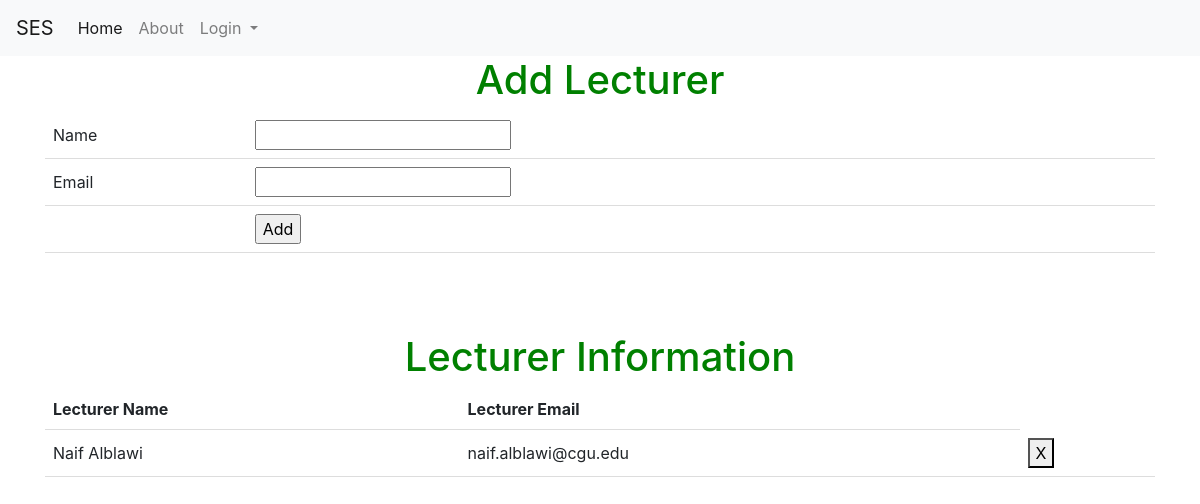
The app's page /saverecord, older data.
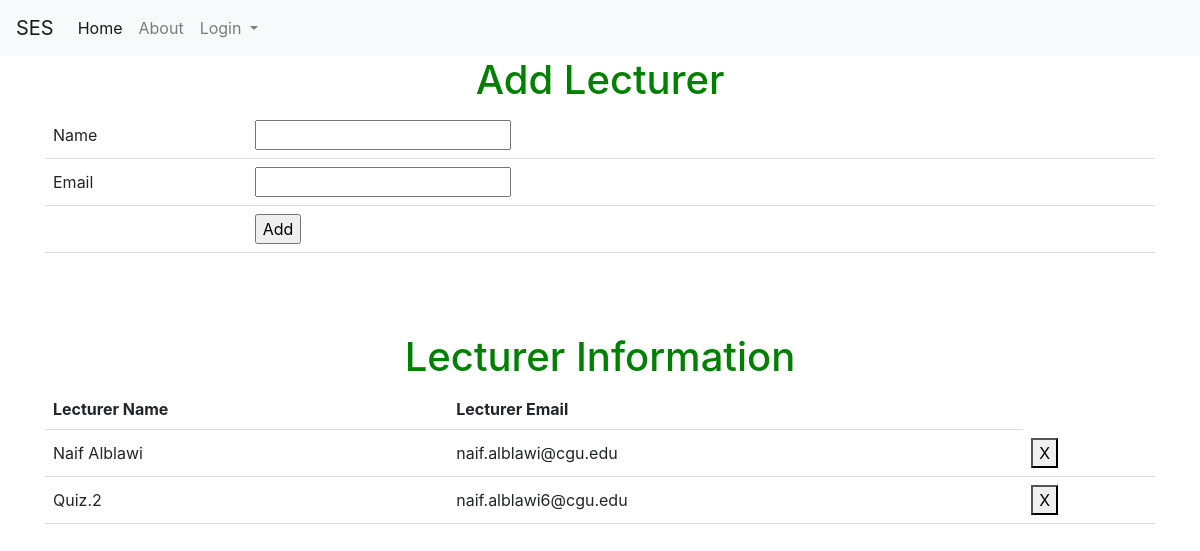
The same page, newer data.
### tables this page shows
CREATE TABLE lec (lec_id INTEGER PRIMARY KEY AUTOINCREMENT UNIQUE, lec_name CHAR, lec_email CHAR CONSTRAINT lec_id UNIQUE ON CONFLICT IGNORE);

### auth.py (the view, shortened to what this page needs)
@auth.route("/saverecord",methods = ["POST","GET"])
def saveRecord():
    if request.method=='GET':
        con = sqlite3.connect("instance/db.sqlite")
        cur = con.cursor()
        cur.execute("SELECT * FROM lec")
        data6 = cur.fetchall()
        return render_template('add_lec.html',data6=data6)
    return render_template("add_lec.html",data6=data6)

### templates/add_lec.html (shortened to what this page needs)
{% extends "base.html" %}
{% block content %}
<h1>Add Lecturer</h1>
 <form action = "/saverecord" method="post">
 <table>
  <tr><td>Name</td><td><input type="text" name="name" ></td></tr>
  <tr><td>Email</td><td><input type="email" name="email"></td></tr>
  <tr><td></td><td><input type="submit" value="Add"></td></tr>
 </table>
 <br> <h1>{{msg}}</h1><br><br>
 <h1>Lecturer Information</h1>
</form>
 <form method="post" action="/del_lec">
    <table id="table_to_highlight" style="width:100%">
        <thead>
          <tr>
            <th>Lecturer Name</th>
            <th>Lecturer Email</th>
          </tr>
          </thead>
          <tbody>
           {% for row in data6 %}
                  <tr>
                      <td>{{row[1]}}</td>
                      <td>{{row[2]}}</td>
                      <td><button class="bi bi-plus" type="submit" value="{{ row[0] }}" name="lecid">X</button></td>
                  </tr>
              {% endfor %}
          </tbody>
      </table>
 </form>
{% endblock %}

### templates/base.html (shortened to what this page needs)
<!DOCTYPE html>
<html>
<head>
    <link rel="stylesheet" href="https://cdn.jsdelivr.net/npm/bootstrap@4.3.1/dist/css/bootstrap.min.css">
    <link rel="stylesheet" href="https://cdnjs.cloudflare.com/ajax/libs/font-awesome/5.15.3/css/all.min.css">
    <link rel="stylesheet" href="https://mdbcdn.b-cdn.net/wp-content/themes/mdbootstrap4/docs-app/css/compiled-4.20.0.min.css">
</head>
<body>
<section class="hero is-fullheight" style="background-color:#ffffff;">
    <div>  <nav class="navbar navbar-expand-lg navbar-light bg-light">
        <a class="navbar-brand" href="{{ url_for('main.index') }}">SES</a>
        <div class="collapse navbar-collapse" id="navbarSupportedContent">
          <ul class="navbar-nav mr-auto">
            <li class="nav-item active">
              <a class="nav-link" href="{{ url_for('main.index') }}">Home <span class="sr-only">(current)</span></a>
            </li>
            <li class="nav-item">
              <a class="nav-link" href="{{ url_for('main.About') }}">About</a>
            </li>
            <li class="nav-item dropdown">
              <a class="nav-link dropdown-toggle" href="#" id="navbarDropdown" role="button" data-toggle="dropdown" aria-haspopup="true" aria-expanded="false">
                Login
              </a>
            </li>
        </div>
    </div>
    <div class="hero-body">
        <div class="container has-text-centered">
            {% block content %}{% endblock %}
        </div>
</section>
</body>
</html>

### templates/add_lec.html (style rules this page uses)
body { text-align: center; }
h1 { color: green; }
table { border-collapse: collapse; width: 100%; }
th, td { padding: 8px; text-align: left; border-bottom: 1px solid #ddd; }

Row changes from the older to the newer data that the page shows:
added lec: lec_name "Quiz.2", lec_email "naif.alblawi6@cgu.edu", {{ row[0] }} 47 (drawn)
